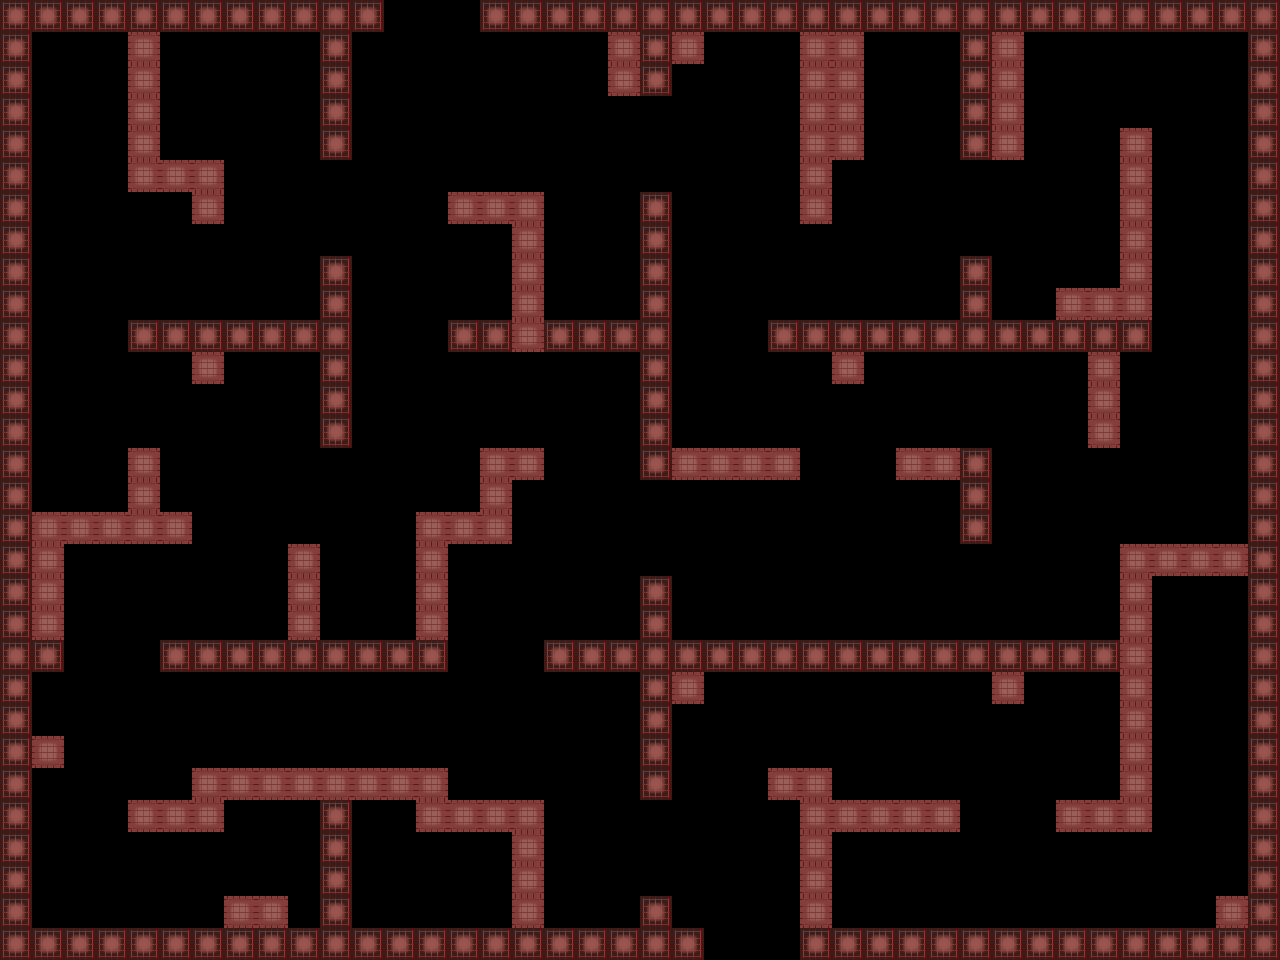

This is a level from a 2D game, rendered from its Tiled map with the project's own tilesets. A one-line summary and the complete map file follow:
An orthogonal 40x30 tile map with 32x32 px tiles, 1 tile layer (Tile Layer 1), 1 hidden layer not drawn, 2 tilesets.

<map version="1.2" tiledversion="1.3.4" orientation="orthogonal" renderorder="right-down" width="40" height="30" tilewidth="32" tileheight="32" infinite="0" nextlayerid="3" nextobjectid="1">
 <tileset firstgid="1" source="tile1.tsx" />
 <tileset firstgid="2" source="tile2.tsx" />
 <layer id="1" name="Tile Layer 1" width="40" height="30">
  <data encoding="csv">
1,1,1,1,1,1,1,1,1,1,1,1,0,0,0,1,1,1,1,1,1,1,1,1,1,1,1,1,1,1,1,1,1,1,1,1,1,1,1,1,
1,0,0,0,2,0,0,0,0,0,1,0,0,0,0,0,0,0,0,2,1,2,0,0,0,2,2,0,0,0,1,2,0,0,0,0,0,0,0,1,
1,0,0,0,2,0,0,0,0,0,1,0,0,0,0,0,0,0,0,2,1,0,0,0,0,2,2,0,0,0,1,2,0,0,0,0,0,0,0,1,
1,0,0,0,2,0,0,0,0,0,1,0,0,0,0,0,0,0,0,0,0,0,0,0,0,2,2,0,0,0,1,2,0,0,0,0,0,0,0,1,
1,0,0,0,2,0,0,0,0,0,1,0,0,0,0,0,0,0,0,0,0,0,0,0,0,2,2,0,0,0,1,2,0,0,0,2,0,0,0,1,
1,0,0,0,2,2,2,0,0,0,0,0,0,0,0,0,0,0,0,0,0,0,0,0,0,2,0,0,0,0,0,0,0,0,0,2,0,0,0,1,
1,0,0,0,0,0,2,0,0,0,0,0,0,0,2,2,2,0,0,0,1,0,0,0,0,2,0,0,0,0,0,0,0,0,0,2,0,0,0,1,
1,0,0,0,0,0,0,0,0,0,0,0,0,0,0,0,2,0,0,0,1,0,0,0,0,0,0,0,0,0,0,0,0,0,0,2,0,0,0,1,
1,0,0,0,0,0,0,0,0,0,1,0,0,0,0,0,2,0,0,0,1,0,0,0,0,0,0,0,0,0,1,0,0,0,0,2,0,0,0,1,
1,0,0,0,0,0,0,0,0,0,1,0,0,0,0,0,2,0,0,0,1,0,0,0,0,0,0,0,0,0,1,0,0,2,2,2,0,0,0,1,
1,0,0,0,1,1,1,1,1,1,1,0,0,0,1,1,2,1,1,1,1,0,0,0,1,1,1,1,1,1,1,1,1,1,1,1,0,0,0,1,
1,0,0,0,0,0,2,0,0,0,1,0,0,0,0,0,0,0,0,0,1,0,0,0,0,0,2,0,0,0,0,0,0,0,2,0,0,0,0,1,
1,0,0,0,0,0,0,0,0,0,1,0,0,0,0,0,0,0,0,0,1,0,0,0,0,0,0,0,0,0,0,0,0,0,2,0,0,0,0,1,
1,0,0,0,0,0,0,0,0,0,1,0,0,0,0,0,0,0,0,0,1,0,0,0,0,0,0,0,0,0,0,0,0,0,2,0,0,0,0,1,
1,0,0,0,2,0,0,0,0,0,0,0,0,0,0,2,2,0,0,0,1,2,2,2,2,0,0,0,2,2,1,0,0,0,0,0,0,0,0,1,
1,0,0,0,2,0,0,0,0,0,0,0,0,0,0,2,0,0,0,0,0,0,0,0,0,0,0,0,0,0,1,0,0,0,0,0,0,0,0,1,
1,2,2,2,2,2,0,0,0,0,0,0,0,2,2,2,0,0,0,0,0,0,0,0,0,0,0,0,0,0,1,0,0,0,0,0,0,0,0,1,
1,2,0,0,0,0,0,0,0,2,0,0,0,2,0,0,0,0,0,0,0,0,0,0,0,0,0,0,0,0,0,0,0,0,0,2,2,2,2,1,
1,2,0,0,0,0,0,0,0,2,0,0,0,2,0,0,0,0,0,0,1,0,0,0,0,0,0,0,0,0,0,0,0,0,0,2,0,0,0,1,
1,2,0,0,0,0,0,0,0,2,0,0,0,2,0,0,0,0,0,0,1,0,0,0,0,0,0,0,0,0,0,0,0,0,0,2,0,0,0,1,
1,1,0,0,0,1,1,1,1,1,1,1,1,1,0,0,0,1,1,1,1,1,1,1,1,1,1,1,1,1,1,1,1,1,1,2,0,0,0,1,
1,0,0,0,0,0,0,0,0,0,0,0,0,0,0,0,0,0,0,0,1,2,0,0,0,0,0,0,0,0,0,2,0,0,0,2,0,0,0,1,
1,0,0,0,0,0,0,0,0,0,0,0,0,0,0,0,0,0,0,0,1,0,0,0,0,0,0,0,0,0,0,0,0,0,0,2,0,0,0,1,
1,2,0,0,0,0,0,0,0,0,0,0,0,0,0,0,0,0,0,0,1,0,0,0,0,0,0,0,0,0,0,0,0,0,0,2,0,0,0,1,
1,0,0,0,0,0,2,2,2,2,2,2,2,2,0,0,0,0,0,0,1,0,0,0,2,2,0,0,0,0,0,0,0,0,0,2,0,0,0,1,
1,0,0,0,2,2,2,0,0,0,1,0,0,2,2,2,2,0,0,0,0,0,0,0,0,2,2,2,2,2,0,0,0,2,2,2,0,0,0,1,
1,0,0,0,0,0,0,0,0,0,1,0,0,0,0,0,2,0,0,0,0,0,0,0,0,2,0,0,0,0,0,0,0,0,0,0,0,0,0,1,
1,0,0,0,0,0,0,0,0,0,1,0,0,0,0,0,2,0,0,0,0,0,0,0,0,2,0,0,0,0,0,0,0,0,0,0,0,0,0,1,
1,0,0,0,0,0,0,2,2,0,1,0,0,0,0,0,2,0,0,0,1,0,0,0,0,2,0,0,0,0,0,0,0,0,0,0,0,0,2,1,
1,1,1,1,1,1,1,1,1,1,1,1,1,1,1,1,1,1,1,1,1,1,0,0,0,1,1,1,1,1,1,1,1,1,1,1,1,1,1,1
</data>
 </layer>
 <layer id="2" name="jalan" width="40" height="30" visible="0" locked="1" opacity="0.39">
  <data encoding="csv">
0,0,0,0,0,0,0,0,0,0,0,0,0,2,0,0,0,0,0,0,0,0,0,0,0,0,0,0,0,0,0,0,0,0,0,0,0,0,0,0,
0,0,0,0,0,0,0,0,0,0,0,0,0,2,0,0,0,0,0,0,0,0,0,0,0,0,0,0,0,0,0,0,0,0,0,0,0,0,0,0,
0,0,0,0,0,0,0,0,0,0,0,0,0,2,0,0,0,0,0,0,0,0,0,0,0,0,0,0,0,0,0,0,0,2,2,2,2,2,0,0,
0,0,0,0,0,0,0,0,0,0,0,0,0,2,0,0,0,0,0,0,0,0,0,0,0,0,0,0,0,0,0,0,0,2,0,0,0,2,0,0,
0,0,0,0,0,0,0,0,0,0,0,0,0,2,2,2,2,2,2,2,2,2,2,2,0,0,0,0,0,0,0,0,0,2,0,0,0,2,0,0,
0,0,0,0,0,0,0,0,0,0,0,0,0,0,0,0,0,0,0,0,0,0,0,2,0,0,0,0,0,0,0,0,0,2,0,0,0,2,0,0,
0,0,0,0,0,0,0,0,0,0,0,0,0,0,0,0,0,0,0,0,0,0,0,2,0,0,0,2,2,2,2,2,2,2,0,0,0,2,0,0,
0,0,0,0,0,0,0,0,0,0,0,0,0,0,0,0,0,0,0,0,0,0,0,2,0,0,0,2,0,0,0,0,0,0,0,0,0,2,0,0,
0,0,0,0,0,0,0,0,0,0,0,0,0,0,0,0,0,0,0,0,0,0,0,2,2,2,2,2,0,0,0,0,0,0,0,0,0,2,0,0,
0,0,0,0,0,0,0,0,0,0,0,0,0,0,0,0,0,0,0,0,0,0,0,0,0,0,0,0,0,0,0,0,0,0,0,0,0,2,0,0,
0,0,0,0,0,0,0,0,0,0,0,0,0,0,0,0,0,0,0,0,0,0,0,0,0,0,0,0,0,0,0,0,0,0,0,0,0,2,0,0,
0,0,0,0,0,0,0,0,0,0,0,0,0,0,0,0,0,0,0,0,0,0,0,0,0,0,0,0,0,0,0,0,0,0,0,0,0,2,0,0,
0,0,0,0,0,0,0,0,0,0,0,0,0,0,0,0,0,0,0,0,0,0,0,0,0,0,0,0,0,0,0,0,0,0,0,0,0,2,0,0,
0,0,0,0,0,0,0,0,0,0,0,0,0,0,0,0,0,0,0,0,0,0,0,0,0,0,0,0,0,0,0,0,0,0,0,0,0,2,0,0,
0,0,0,0,0,0,0,0,0,0,0,0,0,0,0,0,0,0,0,0,0,0,0,0,0,0,0,0,0,0,0,0,0,0,0,0,0,2,0,0,
0,0,0,0,0,0,0,0,0,0,0,0,0,0,0,0,0,0,0,0,0,0,0,0,0,0,0,0,0,0,0,0,0,2,2,2,2,2,0,0,
0,0,0,0,0,0,0,0,0,0,0,0,0,0,0,0,0,2,2,2,2,2,2,2,2,2,2,0,0,0,0,0,0,2,0,0,0,0,0,0,
0,0,0,0,0,0,0,0,0,0,0,0,0,0,0,0,0,2,0,0,0,0,0,0,0,0,2,0,0,0,0,0,0,2,0,0,0,0,0,0,
0,0,0,0,0,0,0,0,0,0,0,0,0,0,0,2,2,2,0,0,0,0,0,0,0,0,2,2,2,2,2,2,2,2,0,0,0,0,0,0,
0,0,0,0,0,0,0,0,0,0,0,0,0,0,0,2,0,0,0,0,0,0,0,0,0,0,0,0,0,0,0,0,0,0,0,0,0,0,0,0,
0,0,0,0,0,0,0,0,0,0,0,0,0,0,0,2,0,0,0,0,0,0,0,0,0,0,0,0,0,0,0,0,0,0,0,0,0,0,0,0,
0,0,0,0,0,0,0,0,0,0,0,0,0,0,0,2,0,0,0,0,0,0,0,0,0,0,0,0,0,0,0,0,0,0,0,0,0,0,0,0,
0,0,0,0,0,0,0,0,0,0,0,0,0,0,0,2,0,0,0,0,0,0,0,0,0,0,0,0,0,0,0,0,0,0,0,0,0,0,0,0,
0,0,0,0,0,0,0,0,0,0,0,0,0,0,0,2,2,2,2,0,0,0,0,0,0,0,0,0,0,0,0,0,0,0,0,0,0,0,0,0,
0,0,0,0,0,0,0,0,0,0,0,0,0,0,0,0,0,0,2,0,0,0,0,0,0,0,0,0,0,0,0,0,0,0,0,0,0,0,0,0,
0,0,0,0,0,0,0,0,0,0,0,0,0,0,0,0,0,0,2,0,0,0,0,0,0,0,0,0,0,0,0,0,0,0,0,0,0,0,0,0,
0,0,0,0,0,0,0,0,0,0,0,0,0,0,0,0,0,0,2,2,2,2,2,2,0,0,0,0,0,0,0,0,0,0,0,0,0,0,0,0,
0,0,0,0,0,0,0,0,0,0,0,0,0,0,0,0,0,0,0,0,0,0,0,2,0,0,0,0,0,0,0,0,0,0,0,0,0,0,0,0,
0,0,0,0,0,0,0,0,0,0,0,0,0,0,0,0,0,0,0,0,0,0,0,2,0,0,0,0,0,0,0,0,0,0,0,0,0,0,0,0,
0,0,0,0,0,0,0,0,0,0,0,0,0,0,0,0,0,0,0,0,0,0,0,0,0,0,0,0,0,0,0,0,0,0,0,0,0,0,0,0
</data>
 </layer>
</map>